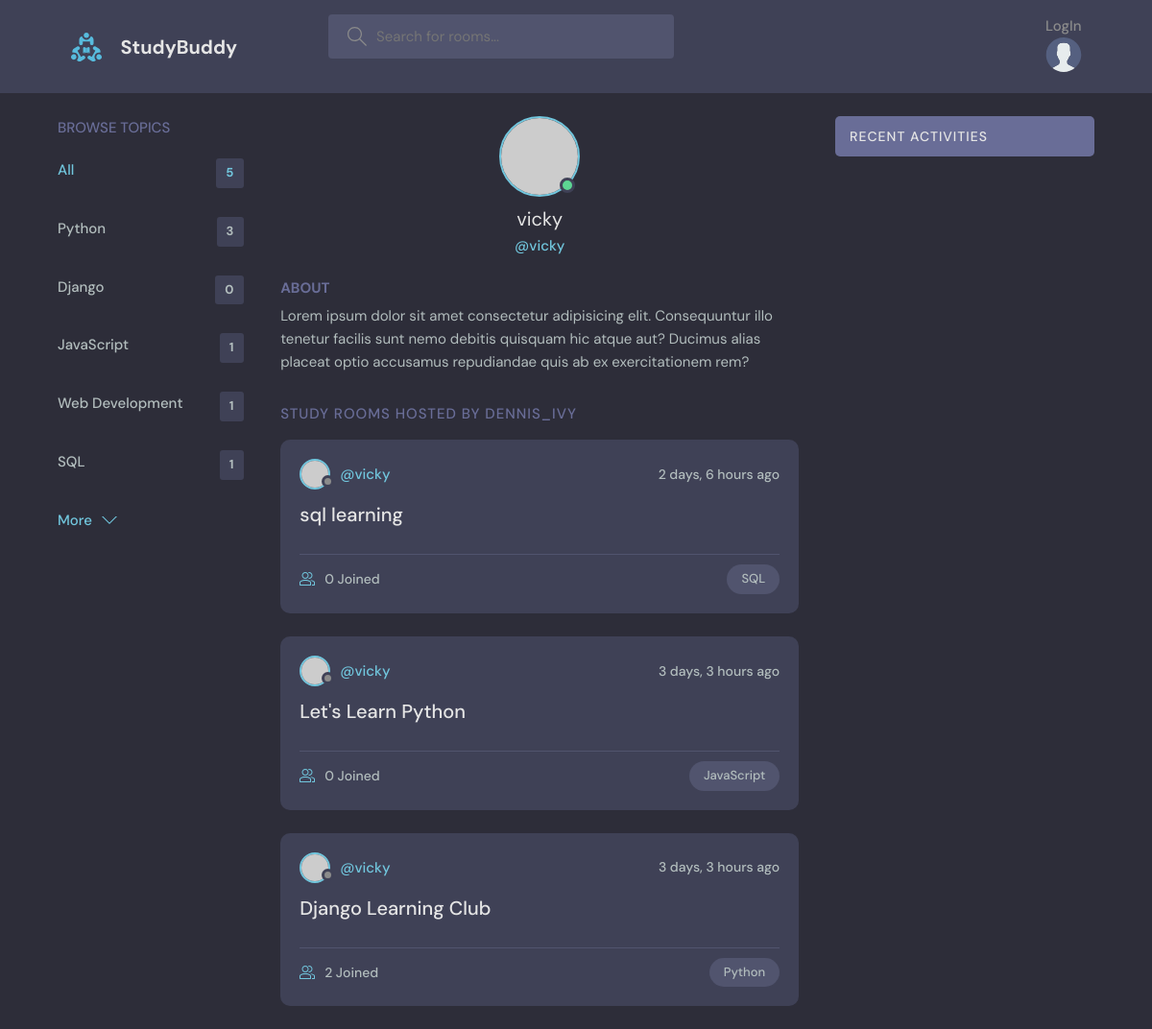
Before: /profile/1/ with the older database file.
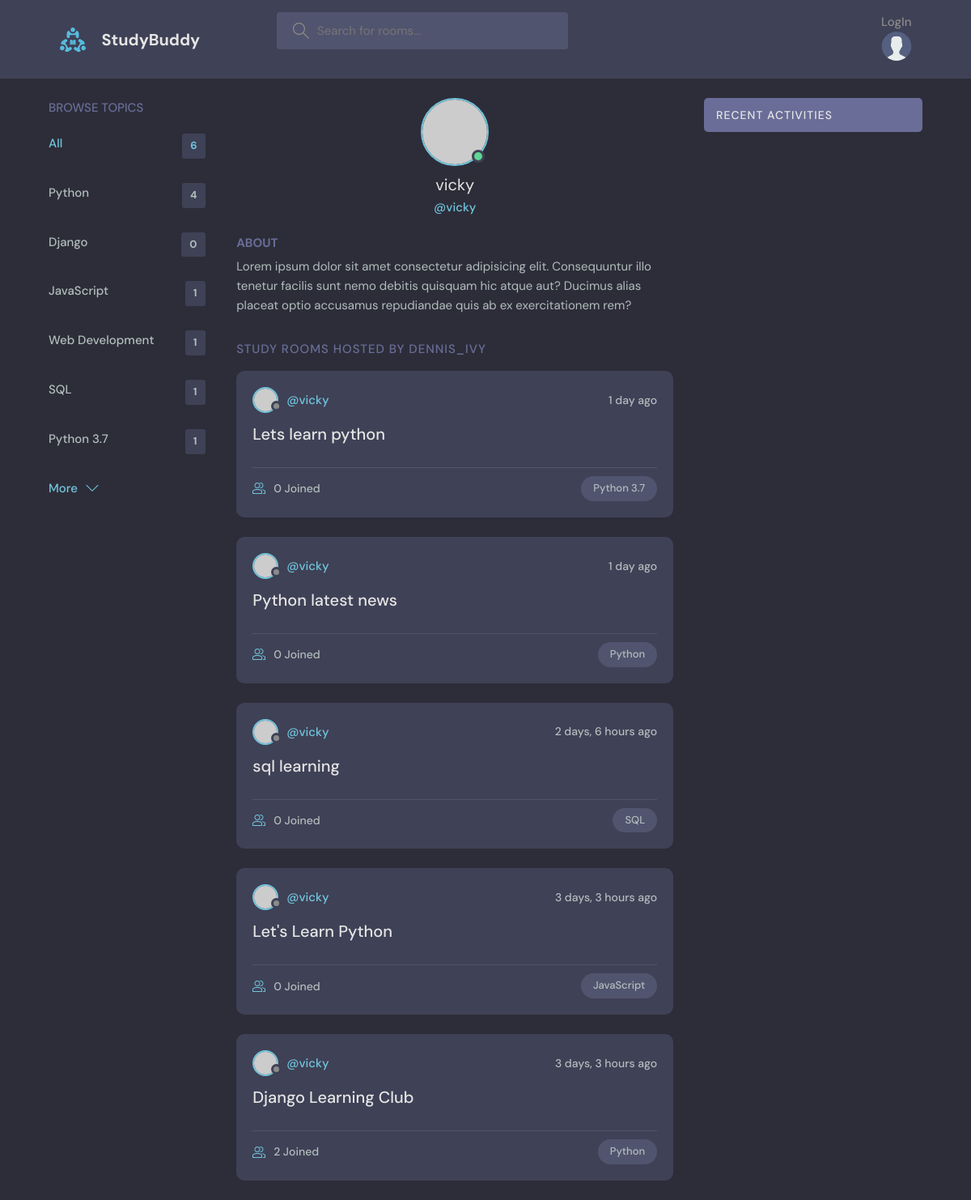
After: the same page with the newer database file.
### study/models.py (models this page shows, shortened)
class Topic(models.Model):
    name = models.CharField( max_length=250)

class Room(models.Model):
    host = models.ForeignKey(User, on_delete=models.SET_NULL, null=True)
    topic = models.ForeignKey(Topic, on_delete=models.SET_NULL, null=True)
    name = models.CharField(max_length=250)
    description = models.TextField(blank=True, null=True)
    participants = models.ManyToManyField(User, related_name='participants', blank=True)
    updated = models.DateTimeField(auto_now=True)
    created = models.DateTimeField(auto_now_add=True)
    class Meta:
        ordering = ['-updated','-created']

### study/views.py (the view)
# urls.py: path('profile/<str:pk>/', views.userProfile, name="user-profile"),
def userProfile(request, pk):
    user = User.objects.get(id=pk)
    rooms= user.room_set.all()
    room_message = user.message_set.all()
    topics = Topic.objects.all()
    context = {'user':user, 'rooms': rooms, 'room_message':room_message,'topics':topics}
    return render(request, 'study/profile.html', context)

### study/templates/study/profile.html (shortened to what this page needs)
{% extends 'main.html' %}
{% block content %}
  <main class="profile-page layout layout--3">
    <div class="container">
      {% include 'study/topics_component.html' %}
      <div class="roomList">
        <div class="profile">
          <div class="profile__avatar">
            <div class="avatar avatar--large active">
              <img src="https://randomuser.me/api/portraits/men/11.jpg" />
            </div>
          </div>
          <div class="profile__info">
            <h3>{{user.username}}</h3>
            <p>@{{user.username}}</p>
          </div>
          <div class="profile__about">
            <h3>About</h3>
            <p>
              Lorem ipsum dolor sit amet consectetur adipisicing elit. Consequuntur illo tenetur
              facilis sunt nemo debitis quisquam hic atque aut? Ducimus alias placeat optio
              accusamus repudiandae quis ab ex exercitationem rem?
            </p>
          </div>
        </div>
        <div class="roomList__header">
          <div>
            <h2>Study Rooms Hosted by dennis_ivy</a>
            </h2>
          </div>
        </div>
        {% include 'study/feed_component.html' %}
      </div>
      {% include 'study/activity_component.html' %}
    </div>
  </main>
  {% endblock content %}

### templates/main.html (shortened to what this page needs)
{% load static %}
<!DOCTYPE html>
<html lang="en">
  <head>
    <link rel="stylesheet" type='text/css' media='screen' href="{% static 'style/style.css'%}">
  </head>
  <body>
    {% include 'navbar.html' %}
    {% block content %}
    {% endblock %}
  </body>
</html>

### templates/navbar.html (shortened to what this page needs)
{% load static %}
<header class="header header--loggedIn">
    <div class="container">
      <a href="{% url 'home' %}" class="header__logo">
        <img src="{% static "images/logo.svg" %}" />
        <h1>StudyBuddy</h1>
      </a>
      <form class="header__search" method="GET" action={% url 'home' %}>
        <label>
          <input name='q' placeholder="Search for rooms..." />
        </label>
      <nav class="header__menu">
        {% if request.user.is_authenticated %}
        <div class="header__user">
          <a href="{% url 'update-user' %}">
            <div class="avatar avatar--medium active">
              <img src="https://randomuser.me/api/portraits/men/37.jpg" />
            </div>
            <p>{{request.user.username}} <span>@{{request.user.username}}</span></p>
          </a>
          <button class="dropdown-button">
            <svg version="1.1" xmlns="http://www.w3.org/2000/svg" width="32" height="32" viewBox="0 0 32 32">
              <title>chevron-down</title>
              <path d="M16 21l-13-13h-3l16 16 16-16h-3l-13 13z"></path>
            </svg>
          </button>
        </div>
        {% else %}
        <a href="{% url 'login' %}" >LogIn</a>
          <img src="{% static "images/avatar.svg" %}" />
        {% endif %}
      </nav>
    </div>
  </header>

### study/templates/study/topics_component.html
<div class="topics">
    <div class="topics__header">
      <h2>Browse Topics</h2>
    </div>
    <ul class="topics__list">
      <li>
        <a href="{%url 'home' %}" class="active">All <span>{{topics.count}}</span></a>
      </li>
      {% for topic in topics%}
      <li>
        <a href="{%url 'home' %}?q={{topic.name}}">{{topic.name}} <span>{{topic.room_set.all.count}}</span></a>
      </li>
      {%endfor%}
    </ul>
    <a class="btn btn--link" href="topics.html">
      More
      <svg version="1.1" xmlns="http://www.w3.org/2000/svg" width="32" height="32" viewBox="0 0 32 32">
        <title>chevron-down</title>
        <path d="M16 21l-13-13h-3l16 16 16-16h-3l-13 13z"></path>
      </svg>
    </a>
  </div>

### study/templates/study/feed_component.html (shortened to what this page needs)
{% for room in rooms%}
<div class="roomListRoom">
    <div class="roomListRoom__header">
        <a href="{% url 'user-profile' room.host.id %}" class="roomListRoom__author">
            <div class="avatar avatar--small">
                <img src="https://randomuser.me/api/portraits/women/11.jpg" />
            </div>
            <span>@{{room.host.username}}</span>
        </a>
        <div class="roomListRoom__actions">
            <span>{{room.created| timesince}} ago</span>
        </div>
    </div>
    <div class="roomListRoom__content">
        <a href="{% url 'room' room.id %}">{{room.name}}</a>
    </div>
    <div class="roomListRoom__meta">
        <a href="{% url 'room' room.id %}" class="roomListRoom__joined">
            {{room.participants.all.count}} Joined
        </a>
        <p class="roomListRoom__topic">{{room.topic.name}}</p>
    </div>
</div>
{% endfor%}

### study/templates/study/activity_component.html (shortened to what this page needs)
<div class="activities">
    <div class="activities__header">
        <h2>Recent Activities</h2>
    </div>
</div>

Changed rows visible on the page:
computed for Topic "Python": room_set.all.count "3" → "4"
added Topic: name "Python 3.7", room_set.all.count "1"
added Room: host.username "vicky", created "1 day", name "Lets learn python", participants.all.count "0", topic.name "Python 3.7"
added Room: host.username "vicky", created "1 day", name "Python latest news", participants.all.count "0", topic.name "Python"
Other visible differences:
{{ topics.count }}: "5" → "6"
